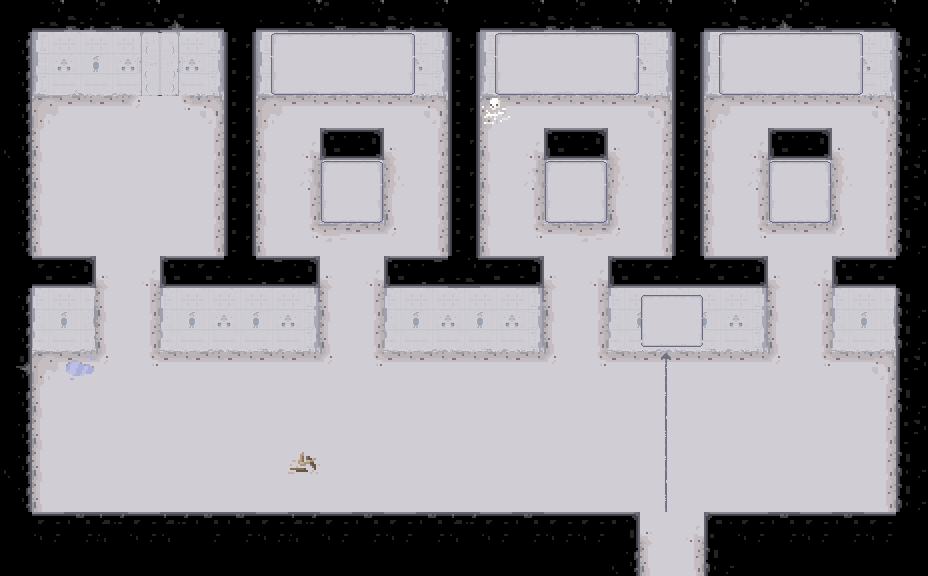

The image is a tile-based game level rendered from a .tmx file. Its description and complete source (layers, tilesets, objects, tile grids) follow:
An orthogonal 29x18 tile map with 32x32 px tiles, 4 tile layers (Test, Grundebene, PuzzleTextures, Wand), 2 tilesets and 30 objects (Lever1, Lever2, Door, Door0, Door1, ...).

<map version="1.0.0" orientation="orthogonal" renderorder="right-down" width="29" height="18" tilewidth="32" tileheight="32" nextobjectid="77">
 <tileset firstgid="1" source="finalTileset.tsx" />
 <tileset firstgid="257" source="tryandcatch.tsx" />
 <layer name="Test" width="29" height="18">
  <data encoding="csv">
0,0,0,0,0,0,0,0,0,0,0,0,0,0,0,0,0,0,0,0,0,0,0,0,0,0,0,0,0,
0,0,0,0,0,0,0,0,0,0,0,0,0,0,0,0,0,0,0,0,0,0,0,0,0,0,0,0,0,
0,0,0,0,0,0,0,0,0,0,0,0,0,0,0,0,0,0,0,0,0,0,0,0,0,0,0,0,0,
0,0,0,0,0,0,0,0,0,0,0,0,0,0,0,0,0,0,0,0,0,0,0,0,0,0,0,0,0,
0,0,0,0,0,0,0,0,0,0,0,0,0,0,0,0,0,0,0,0,0,0,0,0,0,0,0,0,0,
0,0,0,0,0,0,0,0,0,0,0,0,0,0,0,0,0,0,0,0,0,0,0,0,0,0,0,0,0,
0,0,0,0,0,0,0,0,0,0,0,0,0,0,0,0,0,0,0,0,0,0,0,0,0,0,0,0,0,
0,0,0,0,0,0,0,0,0,0,0,0,0,0,0,0,0,0,0,0,0,0,0,0,0,0,0,0,0,
0,0,0,0,0,0,0,0,0,0,0,0,0,0,0,0,0,0,0,0,0,0,0,0,0,0,0,0,0,
0,0,0,0,0,0,0,0,0,0,0,0,0,0,0,0,0,0,0,0,0,0,0,0,0,0,0,0,0,
0,0,0,0,0,0,0,0,0,0,0,0,0,0,0,0,0,0,0,0,0,0,0,0,0,0,0,0,0,
0,0,0,0,0,0,0,0,0,0,0,0,0,0,0,0,0,0,0,0,0,0,0,0,0,0,0,0,0,
0,0,0,0,0,0,0,0,0,0,0,0,0,0,0,0,0,0,0,0,0,0,0,0,0,0,0,0,0,
0,0,0,0,0,0,0,0,0,0,0,0,0,0,0,0,0,0,0,0,0,0,0,0,0,0,0,0,0,
0,0,0,0,0,0,0,0,0,0,0,0,0,0,0,0,0,0,0,0,0,0,0,0,0,0,0,0,0,
0,0,0,0,0,0,0,0,0,0,0,0,0,0,0,0,0,0,0,0,0,0,0,0,0,0,0,0,0,
0,0,0,0,0,0,0,0,0,0,0,0,0,0,0,0,0,0,0,0,0,0,0,0,0,0,0,0,0,
0,0,0,0,0,0,0,0,0,0,0,0,0,0,0,0,0,0,0,0,0,0,0,0,0,0,0,0,0
</data>
 </layer>
 <layer name="Grundebene" width="29" height="18">
  <data encoding="csv">
1,8,20,9,8,21,22,1,22,8,9,8,20,8,1,22,8,20,9,8,8,1,8,20,21,9,22,8,1,
26,65,66,67,77,78,70,0,65,66,67,68,69,70,0,65,66,67,68,69,70,0,65,66,67,68,69,70,4,
26,81,82,83,93,94,86,0,81,82,83,84,85,86,0,81,82,83,84,85,86,0,81,82,83,84,85,86,4,
26,34,41,41,52,53,35,0,34,41,41,41,41,35,0,34,41,41,41,41,35,0,34,41,41,41,41,35,4,
26,39,33,33,33,33,48,0,39,55,33,33,54,48,0,39,55,33,33,54,48,0,39,55,33,33,54,48,4,
26,39,33,33,33,33,48,0,39,47,76,75,38,48,0,39,47,76,75,38,48,0,39,47,76,75,38,48,4,
26,39,33,33,33,33,48,0,39,48,92,91,39,48,0,39,48,92,91,39,48,0,39,48,92,91,39,48,4,
26,39,33,33,33,33,48,0,39,53,40,41,52,48,0,39,53,41,40,52,48,0,39,53,41,41,52,48,4,
1,0,0,54,55,0,0,0,0,0,54,55,0,0,0,0,0,54,55,0,0,0,0,0,54,55,0,0,1,
26,76,75,39,48,76,67,68,69,70,39,48,76,67,68,69,70,39,48,76,67,68,69,70,39,48,76,75,4,
26,92,91,39,48,92,83,84,85,86,39,48,92,83,84,85,86,39,48,92,83,84,85,86,39,48,92,91,4,
26,34,41,52,53,41,41,41,41,41,52,53,41,41,41,41,41,52,53,41,41,41,41,41,52,53,41,35,4,
26,39,33,33,33,33,33,33,33,33,33,33,33,33,33,33,33,33,33,33,33,33,33,33,33,33,33,48,4,
26,39,33,33,33,33,33,33,33,33,33,33,33,33,33,33,33,33,33,33,33,33,33,33,33,33,33,48,4,
26,39,33,33,33,33,33,33,33,33,33,33,33,33,33,33,33,33,33,33,33,33,33,33,33,33,33,48,4,
26,39,33,33,33,33,33,33,33,33,33,33,33,33,33,33,33,33,33,33,33,33,33,33,33,33,33,48,4,
0,0,0,0,0,0,0,0,0,0,0,0,0,0,0,0,0,0,0,0,54,55,0,0,0,0,0,0,0,
0,0,0,0,0,0,0,0,0,0,0,0,0,0,0,0,0,0,0,0,39,48,0,0,0,0,0,0,0
</data>
 </layer>
 <layer name="PuzzleTextures" width="29" height="18">
  <data encoding="csv">
0,0,0,0,0,0,0,0,0,0,0,0,0,0,0,0,0,0,0,0,0,0,0,0,0,0,0,0,0,
0,0,0,0,0,0,0,0,107,108,108,108,112,0,0,107,108,108,108,112,0,0,107,108,108,108,112,0,0,
0,0,0,0,0,0,0,0,123,124,124,124,128,0,0,123,124,124,124,128,0,0,123,124,124,124,128,0,0,
0,0,0,0,0,0,0,0,0,0,0,0,0,0,0,178,0,0,0,0,0,0,0,0,0,0,0,0,0,
0,0,0,0,0,0,0,0,0,0,0,0,0,0,0,0,0,0,0,0,0,0,0,0,0,0,0,0,0,
0,0,0,0,0,0,0,0,0,0,111,112,0,0,0,0,0,111,112,0,0,0,0,0,111,112,0,0,0,
0,0,0,0,0,0,0,0,0,0,127,128,0,0,0,0,0,127,128,0,0,0,0,0,127,128,0,0,0,
0,0,0,0,0,0,0,0,0,0,0,0,0,0,0,0,0,0,0,0,0,0,0,0,0,0,0,0,0,
0,0,0,0,0,0,0,0,0,0,0,0,0,0,0,0,0,0,0,0,0,0,0,0,0,0,0,0,0,
0,0,0,0,0,0,0,0,0,0,0,0,0,0,0,0,0,0,0,0,135,136,0,0,0,0,0,0,0,
0,0,0,0,0,0,0,0,0,0,0,0,0,0,0,0,0,0,0,0,151,152,0,0,0,0,0,0,0,
0,0,177,0,0,0,0,0,0,0,0,0,0,0,0,0,0,0,0,0,154,0,0,0,0,0,0,0,0,
0,0,0,0,0,0,0,0,0,0,0,0,0,0,0,0,0,0,0,0,157,0,0,0,0,0,0,0,0,
0,0,0,0,0,0,0,0,0,0,0,0,0,0,0,0,0,0,0,0,158,0,0,0,0,0,0,0,0,
0,0,0,0,0,0,0,0,0,179,0,0,0,0,0,0,0,0,0,0,157,0,0,0,0,0,0,0,0,
0,0,0,0,0,0,0,0,0,0,0,0,0,0,0,0,0,0,0,0,158,0,0,0,0,0,0,0,0,
0,0,0,0,0,0,0,0,0,0,0,0,0,0,0,0,0,0,0,0,0,0,0,0,0,0,0,0,0,
0,0,0,0,0,0,0,0,0,0,0,0,0,0,0,0,0,0,0,0,0,0,0,0,0,0,0,0,0
</data>
 </layer>
 <layer name="Wand" width="29" height="18">
  <data encoding="csv">
0,0,0,0,0,0,0,0,0,0,0,0,0,0,0,0,0,0,0,0,0,0,0,0,0,0,0,0,0,
0,0,0,0,0,0,0,62,0,0,0,0,0,0,62,0,0,0,0,0,0,62,0,0,0,0,0,0,0,
26,0,0,0,0,0,0,62,0,0,0,0,0,0,62,0,0,0,0,0,0,62,0,0,0,0,0,0,6,
0,0,0,0,0,0,0,62,0,0,0,0,0,0,62,0,0,0,0,0,0,62,0,0,0,0,0,0,0,
5,0,0,0,0,0,0,62,0,0,56,58,0,0,62,0,0,56,58,0,0,62,0,0,56,58,0,0,0,
0,0,0,0,0,0,0,62,0,0,0,0,0,0,62,0,0,0,0,0,0,62,0,0,0,0,0,0,6,
0,0,0,0,0,0,0,62,0,0,0,0,0,0,62,0,0,0,0,0,0,62,0,0,0,0,0,0,6,
26,0,0,0,0,0,0,62,0,0,0,0,0,0,62,0,0,0,0,0,0,62,0,0,0,0,0,0,0,
0,60,58,0,0,56,60,22,61,58,0,0,56,61,8,60,58,0,0,56,60,22,60,58,0,0,56,60,0,
0,0,0,0,0,0,0,0,0,0,0,0,0,0,0,0,0,0,0,0,0,0,0,0,0,0,0,0,0,
26,0,0,0,0,0,0,0,0,0,0,0,0,0,0,0,0,0,0,0,0,0,0,0,0,0,0,0,0,
27,0,0,0,0,0,0,0,0,0,0,0,0,0,0,0,0,0,0,0,0,0,0,0,0,0,0,0,6,
26,0,0,0,0,0,0,0,0,0,0,0,0,0,0,0,0,0,0,0,0,0,0,0,0,0,0,0,0,
0,0,0,0,0,0,0,0,0,0,0,0,0,0,0,0,0,0,0,0,0,0,0,0,0,0,0,0,6,
5,0,0,0,0,0,0,0,0,0,0,0,0,0,0,0,0,0,0,0,0,0,0,0,0,0,0,0,0,
0,0,0,0,0,0,0,0,0,0,0,0,0,0,0,0,0,0,0,0,0,0,0,0,0,0,0,0,0,
1,25,23,24,25,11,23,10,25,24,25,23,25,10,11,25,23,25,25,3,0,0,2,25,23,25,10,25,1,
1,1,1,1,1,1,1,1,1,1,1,1,1,1,1,1,1,1,1,5,0,0,4,1,1,1,1,1,1
</data>
 </layer>
 <objectgroup name="InteractiveObjects">
  <object id="38" name="Lever1" x="500.833" y="419.5" width="21.3333" height="24" />
  <object id="39" name="Lever2" x="404.667" y="420" width="21.3333" height="24" />
  <object id="40" name="Door" x="640" y="512" width="64" height="32" />
  <object id="41" name="Door0" x="96" y="320" width="64" height="32" />
  <object id="42" name="Door1" x="320" y="320" width="64" height="32" />
  <object id="43" name="Door2" x="544" y="320" width="64" height="32" />
  <object id="44" name="Door3" x="768" y="320" width="64" height="32" />
  <object id="62" name="Button1" x="419" y="51" width="24" height="24" />
  <object id="63" name="Button2" x="642.667" y="51" width="24" height="24" />
  <object id="64" name="Button3" x="867" y="52" width="24" height="24" />
 </objectgroup>
 <objectgroup name="Sensor">
  <object id="45" name="doorUp" x="140.087" y="34" width="38.1364" height="3.63636" />
  <object id="46" name="doorBottom" x="653.867" y="570.629" width="39.0455" height="2" />
 </objectgroup>
 <objectgroup name="PlayerSpawnpoints">
  <object id="47" name="spawnUpperDoor" x="158.674" y="124.811" width="4.18182" height="4" />
  <object id="48" name="spawnBottomDoor" x="670.189" y="494.621" width="3.63636" height="3.81818" />
 </objectgroup>
 <objectgroup name="StaticCollisions">
  <object id="49" x="0" y="0" width="928" height="56" />
  <object id="50" x="0" y="32" width="32" height="544" />
  <object id="51" x="896" y="32" width="32" height="544" />
  <object id="52" x="0" y="256" width="96" height="56" />
  <object id="53" x="160" y="256" width="160" height="56" />
  <object id="54" x="384" y="256" width="160" height="56" />
  <object id="55" x="608" y="256" width="160" height="56" />
  <object id="56" x="832" y="256" width="64" height="56" />
  <object id="57" x="224" y="32" width="32" height="224" />
  <object id="58" x="448" y="32" width="32" height="224" />
  <object id="59" x="672" y="32" width="32" height="224" />
  <object id="60" x="32" y="512" width="608" height="64" />
  <object id="61" x="704" y="512" width="192" height="64" />
  <object id="74" x="320" y="128" width="64" height="56" />
  <object id="75" x="544" y="128" width="64" height="56" />
  <object id="76" x="768" y="128" width="64" height="56" />
 </objectgroup>
</map>
